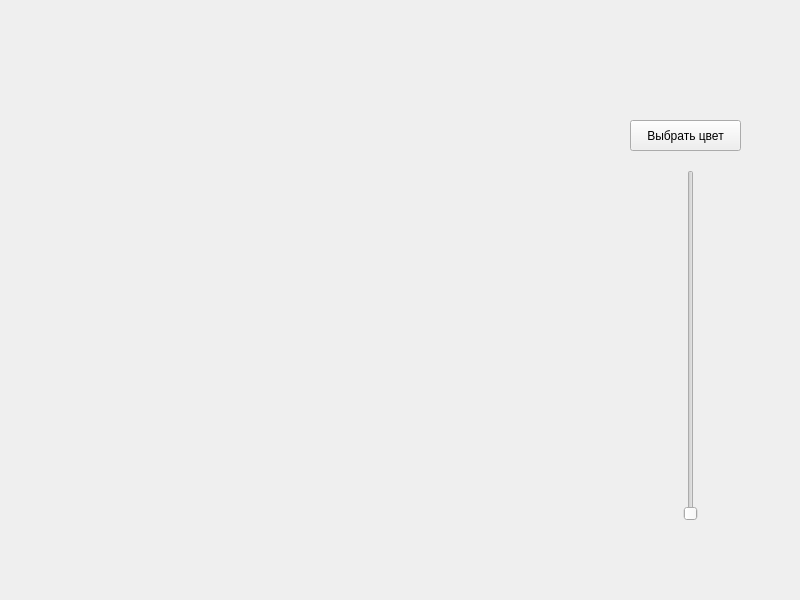
<?xml version="1.0" encoding="UTF-8"?>
<ui version="4.0">
 <class>MainWindow</class>
 <widget class="QMainWindow" name="MainWindow">
  <property name="geometry">
   <rect>
    <x>0</x>
    <y>0</y>
    <width>800</width>
    <height>600</height>
   </rect>
  </property>
  <property name="windowTitle">
   <string>MainWindow</string>
  </property>
  <widget class="QWidget" name="centralwidget">
   <widget class="QLabel" name="label_smiley">
    <property name="geometry">
     <rect>
      <x>180</x>
      <y>120</y>
      <width>411</width>
      <height>341</height>
     </rect>
    </property>
    <property name="text">
     <string/>
    </property>
   </widget>
   <widget class="QPushButton" name="btn_color">
    <property name="geometry">
     <rect>
      <x>630</x>
      <y>120</y>
      <width>111</width>
      <height>31</height>
     </rect>
    </property>
    <property name="text">
     <string>Выбрать цвет</string>
    </property>
   </widget>
   <widget class="QSlider" name="slider_scale">
    <property name="geometry">
     <rect>
      <x>640</x>
      <y>170</y>
      <width>101</width>
      <height>351</height>
     </rect>
    </property>
    <property name="orientation">
     <enum>Qt::Vertical</enum>
    </property>
   </widget>
  </widget>
 </widget>
 <resources/>
 <connections/>
</ui>
